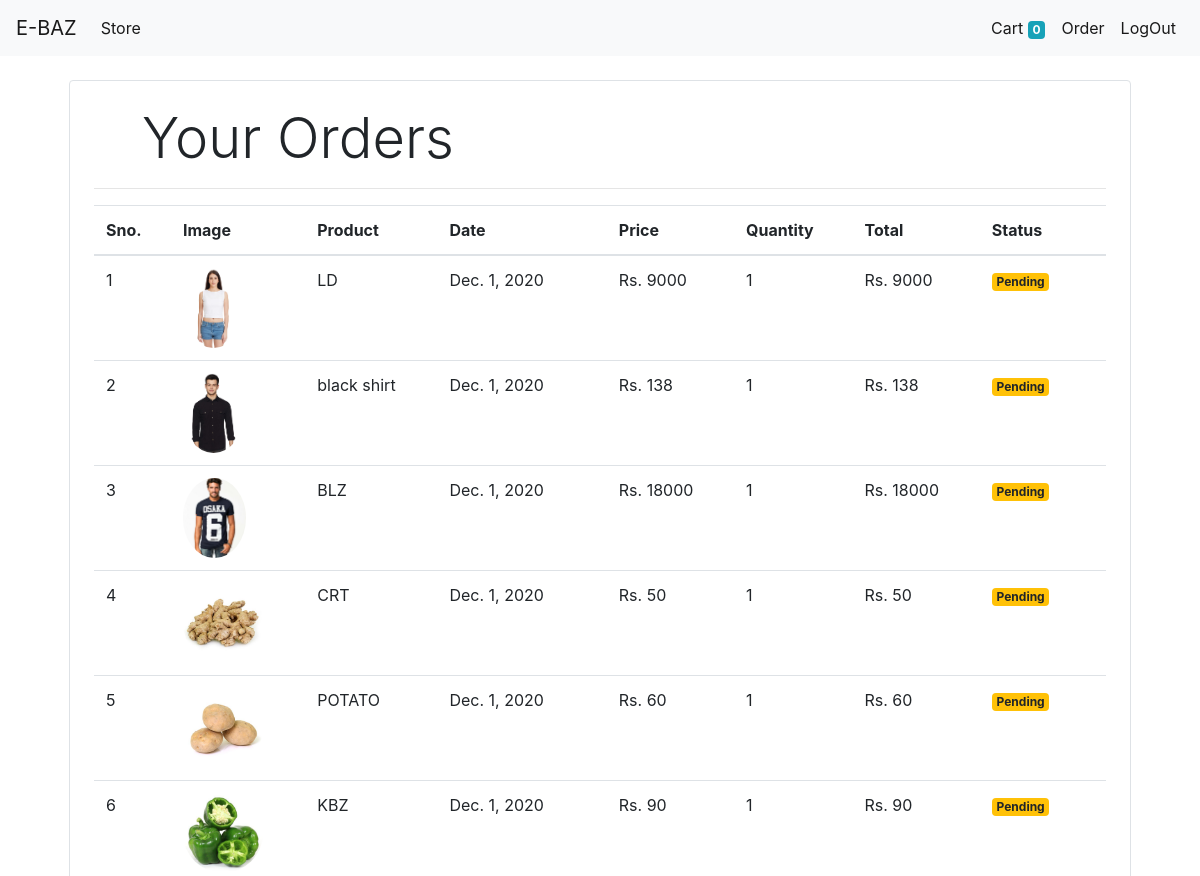
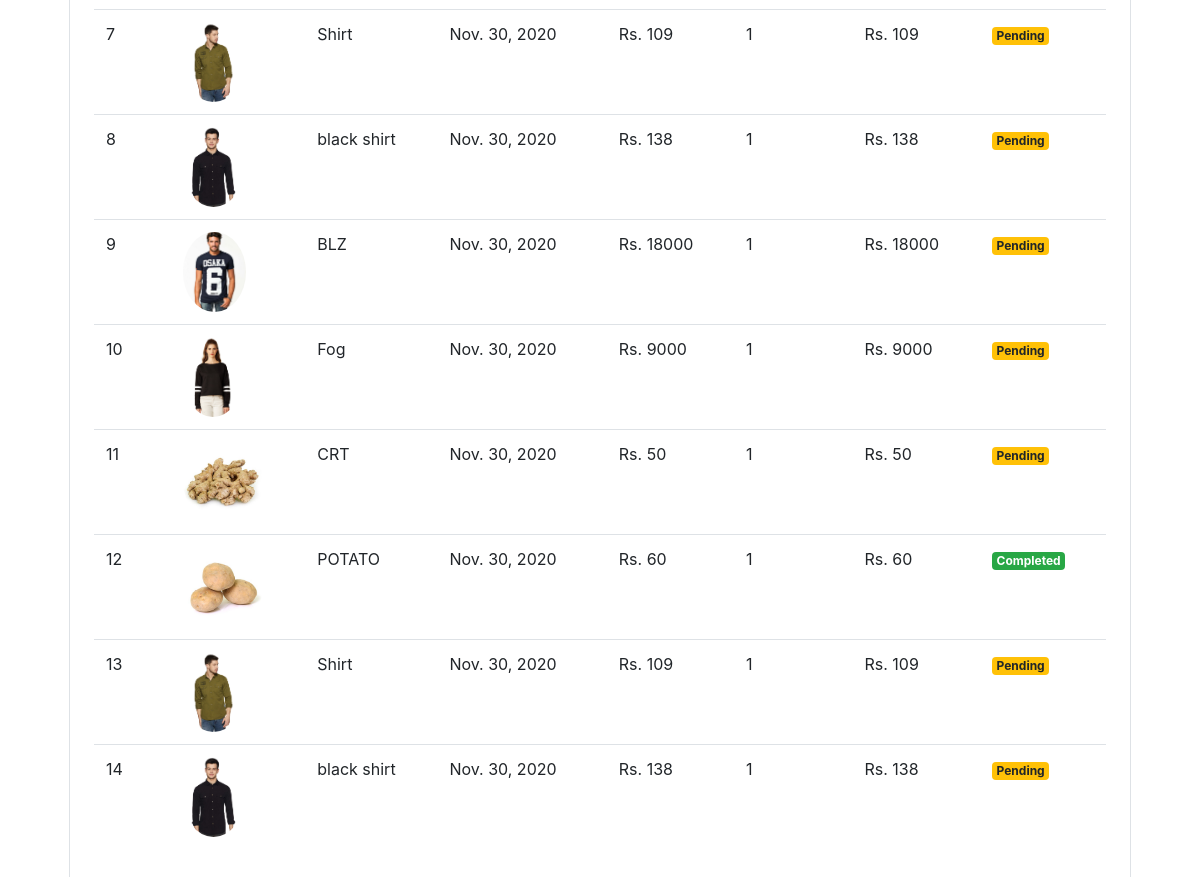
Screenshot of /orders (signed in) with the database file from the repository (2 pictures, top to bottom).
### store/models/orders.py (models this page shows, shortened)
class Order(models.Model):
    product = models.ForeignKey(product,
                                on_delete=models.CASCADE)
    customer = models.ForeignKey(Customer,
                                 on_delete=models.CASCADE)
    quantity = models.IntegerField(default=1)
    price = models.IntegerField()
    address = models.CharField(max_length=50, default='', blank=True)
    phone = models.CharField(max_length=50, default='', blank=True)
    date = models.DateField(default=datetime.datetime.today)
    status = models.BooleanField(default=False)
    @staticmethod
    def get_orders_by_customer(customer_id):
        return Order.objects.filter(customer=customer_id).order_by('-date')

### store/models/product.py (models this page shows, shortened)
class product(models.Model):
    name = models.CharField(max_length=60)
    price = models.IntegerField(default=0)
    category = models.ForeignKey(Category , on_delete=models.CASCADE, default=1)
    description = models.CharField(max_length=200, default='',null=True,blank=True)
    image = models.ImageField(upload_to='uploads/products/')

### store/middlewares/auth.py (the view)
    def middleware(request):
        print(request.session.get('customer'))
        returnUrl = request.META['PATH_INFO']
        print(request.META['PATH_INFO'])
        if not request.session.get('customer'):
           return redirect(f'login?return_url={returnUrl}')
        response = get_response(request)
        return response

### store/templatetags/custom_filter.py (called while the page is built)
@register.filter(name='currency')
def currency(number):
    return "Rs. "+str(number)

@register.filter(name='multiply')
def multiply(number , number1):
    return number * number1

### store/views/orders.py (called while the page is built)
    def get(self , request ):
        customer = request.session.get('customer')
        orders = Order.get_orders_by_customer(customer)
        print(orders)
        return render(request , 'orders.html'  , {'orders' : orders})

### store/templates/orders.html
{% extends 'base.html' %}
{% block content %}
{% load cart %}
{% load custom_filter %}
<div class="container">
   <div class="border rounded p-4 m-4">
        <p class="display-4 pl-4 ml-4">Your Orders</p>
        <hr>
        <table class="table">
            <thead>
                <tr>
                    <th>Sno.</th>
                    <th>Image</th>
                    <th>Product</th>
                    <th>Date</th>
                    <th>Price</th>
                    <th>Quantity</th>
                    <th>Total</th>
                    <th>Status</th>
                </tr>
            </thead>
            <tbody>
                {% for order in orders %}
                <tr>
                    <td>{{forloop.counter}}</td>
                    <td><img style="height: 80px;" class="rounded-circle" src="{{order.product.image.url}}" alt=""></td>
                    <td>{{order.product.name}}</td>
                    <td>{{order.date}}</td>
                    <td>{{order.price|currency}}</td>
                    <td>{{order.quantity}}</td>
                    <td>{{order.quantity|multiply:order.price|currency}}</td>
                    {% if order.status %}
                    <td><small class="badge badge-success">Completed</small></td>
                    {%else%}
                    <td><small class="badge badge-warning">Pending</small></td>
                    {% endif %}
                </tr>
                {% endfor %}
            </tbody>
        </table>
   </div>
</div>
{% endblock %}

### rows the page displays
Order: product.image (picture), product.name "LD", date "Dec. 1, 2020", price "Rs. 9000", quantity "1", quantity|multiply "Rs. 9000", status "Pending"
Order: product.image (picture), product.name "black shirt", date "Dec. 1, 2020", price "Rs. 138", quantity "1", quantity|multiply "Rs. 138", status "Pending"
Order: product.image (picture), product.name "BLZ", date "Dec. 1, 2020", price "Rs. 18000", quantity "1", quantity|multiply "Rs. 18000", status "Pending"
Order: product.image (picture), product.name "CRT", date "Dec. 1, 2020", price "Rs. 50", quantity "1", quantity|multiply "Rs. 50", status "Pending"
Order: product.image (picture), product.name "POTATO", date "Dec. 1, 2020", price "Rs. 60", quantity "1", quantity|multiply "Rs. 60", status "Pending"
Order: product.image (picture), product.name "KBZ", date "Dec. 1, 2020", price "Rs. 90", quantity "1", quantity|multiply "Rs. 90", status "Pending"
Order: product.image (picture), product.name "Shirt", date "Nov. 30, 2020", price "Rs. 109", quantity "1", quantity|multiply "Rs. 109", status "Pending"
Order: product.image (picture), product.name "black shirt", date "Nov. 30, 2020", price "Rs. 138", quantity "1", quantity|multiply "Rs. 138", status "Pending"
Order: product.image (picture), product.name "BLZ", date "Nov. 30, 2020", price "Rs. 18000", quantity "1", quantity|multiply "Rs. 18000", status "Pending"
Order: product.image (picture), product.name "Fog", date "Nov. 30, 2020", price "Rs. 9000", quantity "1", quantity|multiply "Rs. 9000", status "Pending"
Order: product.image (picture), product.name "CRT", date "Nov. 30, 2020", price "Rs. 50", quantity "1", quantity|multiply "Rs. 50", status "Pending"
Order: product.image (picture), product.name "POTATO", date "Nov. 30, 2020", price "Rs. 60", quantity "1", quantity|multiply "Rs. 60", status "Completed"
Order: product.image (picture), product.name "Shirt", date "Nov. 30, 2020", price "Rs. 109", quantity "1", quantity|multiply "Rs. 109", status "Pending"
Order: product.image (picture), product.name "black shirt", date "Nov. 30, 2020", price "Rs. 138", quantity "1", quantity|multiply "Rs. 138", status "Pending"

### other values shown
{{ request.session.cart.keys|length }} "0"
